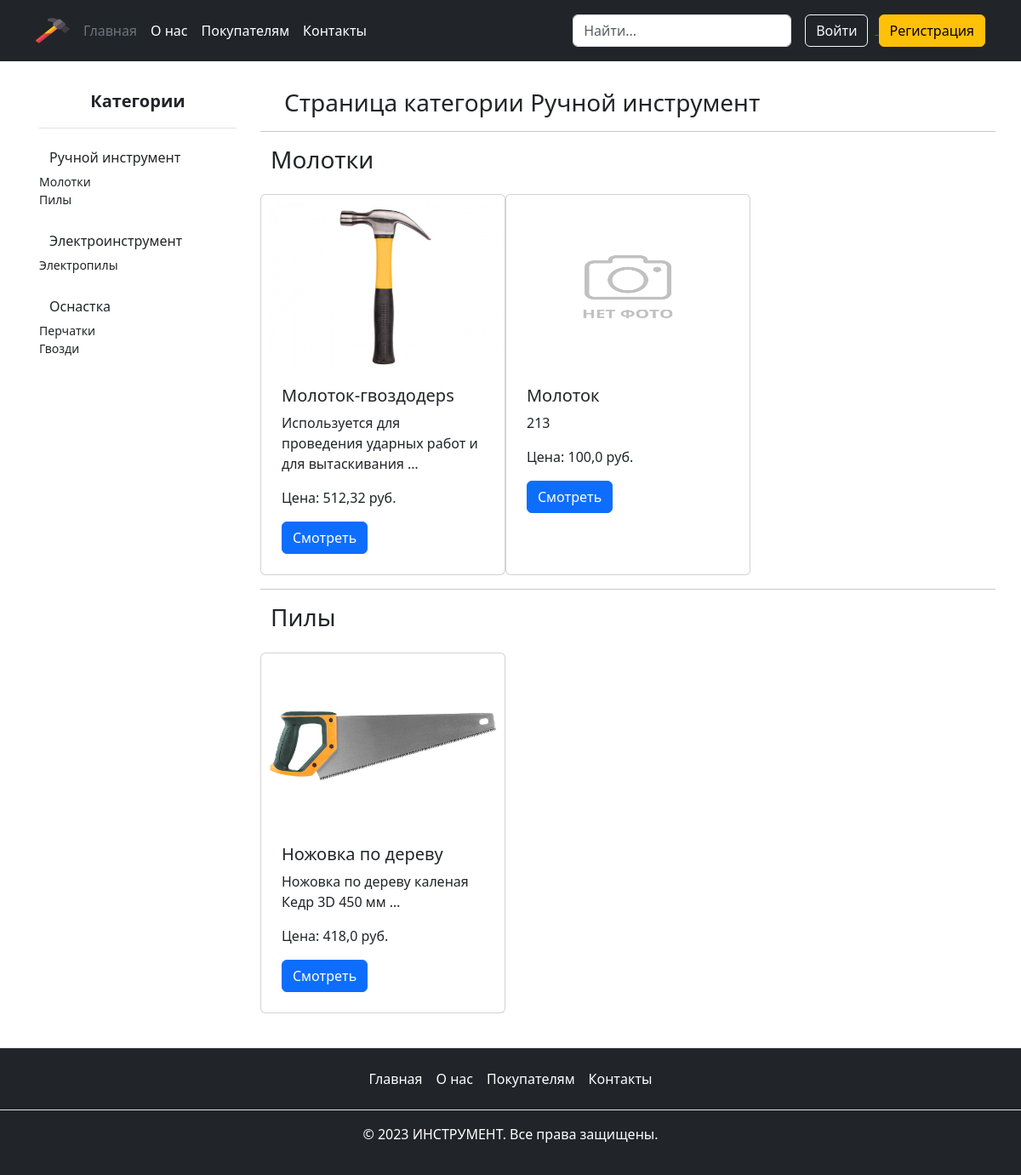
The app's page /products/category/hand_instruments/ with its own data.
### main/models.py (models this page shows, shortened)
class Published(models.Model):
    is_published = models.BooleanField(
        default=True,
        verbose_name='Опубликовано',
        help_text='Снимите галочку, чтобы скрыть публикацию.'
    )
    created_at = models.DateTimeField(
        verbose_name='Добавлено',
        auto_now_add=True
    )
    class Meta:
        abstract = True

class Category(Published):
    title = models.CharField(
        max_length=40,
        verbose_name='Название категории'
    )
    slug = models.SlugField(
        unique=True,
        verbose_name='Идентификатор',
        help_text='Идентификатор страницы для URL;'
                  ' разрешены символы латиницы, цифры,'
                  ' дефис и подчёркивание.'
    )
    image = models.ImageField(
        upload_to='category/',
        null=True,
        blank=True,
        verbose_name='Фото категории'
    )
    class Meta:
        verbose_name = 'категория'
        verbose_name_plural = 'Категории'

class ProductType(Published):
    title = models.CharField(
        max_length=40,
        verbose_name='Название типа продукта'
    )
    slug = models.SlugField(
        unique=True,
        verbose_name='Идентификатор',
        help_text='Идентификатор страницы для URL;'
                  ' разрешены символы латиницы, цифры,'
                  ' дефис и подчёркивание.'
    )
    category = models.ForeignKey(
        Category,
        on_delete=models.CASCADE,
        verbose_name='Категория',
        related_name='types'
    )
    class Meta:
        verbose_name = 'тип продукта'
        verbose_name_plural = 'Типы продуктов'
    def __str__(self):
        return self.title

class Product(Published):
    title = models.CharField(
        max_length=40,
        verbose_name='Название инструмента'
    )
    description = models.TextField(
        verbose_name='Описание инструмента'
    )
    parameters = models.TextField(
        verbose_name='Параметры инструмента'
    )
    category = models.ForeignKey(
        Category,
        on_delete=models.CASCADE,
        verbose_name='Категория',
        related_name='products_category'
    )
    product_type = models.ForeignKey(
        ProductType,
        on_delete=models.CASCADE,
        verbose_name='Тип продукта',
        related_name='products_type'
    )
    image = models.ImageField(
        upload_to='product/',
        null=True,
        blank=True,
        verbose_name='Фото инструмента'
    )
    pub_date = models.DateTimeField(
        verbose_name='Дата и время публикации',
        help_text='Если установить дату и время в будущем'
                  ' — можно делать отложенные публикации.'
    )
    price = models.FloatField(
        verbose_name='Цена',
        validators=[MinValueValidator(0)],
        help_text='Цена не может быть ниже нуля.',
        default=1
    )
    manufacturer = models.ForeignKey(
        Manufacturer,
        on_delete=models.CASCADE,
        null=True,
        verbose_name='Производетель'
    )
    average_rating = models.FloatField(default=0)
    class Meta:
        verbose_name = 'инструмент'
        verbose_name_plural = 'Инструменты'
        ordering = ('-average_rating',)

### main/views.py (the view)
class CategoryDetailView(DetailView):
    model = Category
    template_name = 'main/category/category_detail.html'
    slug_url_kwarg = 'category'
    context_object_name = 'select_category'
    def get_context_data(self, **kwargs):
        context = super().get_context_data(**kwargs)
        context['product_types'] = ProductType.objects.filter(
            category=self.get_object()
        )
        if self.request.user.is_authenticated:
            context['favorites'] = Favorite.objects.get(user=self.request.user)
        context['categories'] = Category.objects.all()
        context['products'] = Product.objects.filter(category=self.object)
        return context

### templates/main/category/category_detail.html (shortened to what this page needs)
{% extends "base.html" %}
{% load static %}
{% block content %}
   <div class="container pt-3 ps-0">
    <div class="row">
      <div class="col-md-3">
        {% include "includes/sidebar.html" %}
      </div>
      <div class="col-md-9">
        <div class="row">
          <h3 class="m-3">Страница категории {{ select_category.title }}</h3>
          {% for type in product_types %}
          <hr>
          <h3>
            <a href="{% url 'main:product_type_detail' select_category.slug type.slug %}" class="text-dark text-decoration-none">
              {{ type }}
            </a>
          </h3>
            {% for product in type.products_type.all %}
            <div class="card col-md-4 my-3 p-2">
              {% if product.image %}
                <img class="card-img-top" src="{{ product.image.url }}" alt="{{ product.title }}" width="120" height="200">
              {% else %}
                <img class="card-img-top" src="{% static 'images/no_img.png' %}" alt="{{ product.title }}" width="120" height="200">
              {% endif %}
              <div class="card-body">
                <h5 class="card-title">{{ product.title }}</h5>
                <p class="card-text">{{ product.description|truncatewords:8 }}</p>
                <p class="card-price">Цена: {{ product.price }} руб.</p>
                <a href="{% url 'main:product_detail' product.category.slug product.product_type.slug product.pk %}" class="btn btn-primary">
                  Смотреть
                </a>
              </div>
            </div>
          {% endfor %}
          {% endfor %}
        </div>
      </div>
    </div>
  </div>
{% endblock %}

### templates/includes/sidebar.html
<div class="flex-shrink-0 p-3">
  <a href="{% url 'main:category_list' %}" class="d-flex align-items-center pb-3 mb-3 link-body-emphasis text-decoration-none border-bottom">
    <span class="fs-5 center mx-auto text-dark fw-semibold">Категории</span>
  </a>
  {% for category in categories %}
    <ul class="list-unstyled ps-0">
      <li class="mb-1">
          <button class="btn btn-toggle d-inline-flex align-items-center rounded border-0" data-bs-toggle="collapse" data-bs-target="#home-collapse" aria-expanded="true">
            {{ category.title }}
          </button>
        <div class="collapse show" id="home-collapse" style>
          <ul class="btn-toggle-nav list-unstyled fw-normal pb-1 small">
            {% for type in category.types.all %}
              <li>
                <a href="{% url 'main:product_type_detail' category.slug type.slug %}" class="d-inline-flex text-decoration-none rounded text-dark link-body-emphasis">
                  {{ type.title }}
                </a>
              </li>
            {% endfor %}
          </ul>
        </div>
      </li>
    </ul>
  {% endfor %}
</div>

### static_dev/css/main.css (style rules this page uses)
html { position: relative; min-height: 100%; }

### records on screen
Category: title "Ручной инструмент"
ProductType: title "Молотки"
ProductType: title "Пилы"
Category: title "Электроинструмент"
ProductType: title "Электропилы"
Category: title "Оснастка"
ProductType: title "Перчатки"
ProductType: title "Гвозди"
Product: image (picture), title "Молоток-гвоздодерs", description "Используется для проведения ударных работ и для вытаскивания …", price "512,32"
Product: title "Молоток", description "213", price "100,0"
Product: image (picture), title "Ножовка по дереву", description "Ножовка по дереву каленая Кедр 3D 450 мм …", price "418,0"
